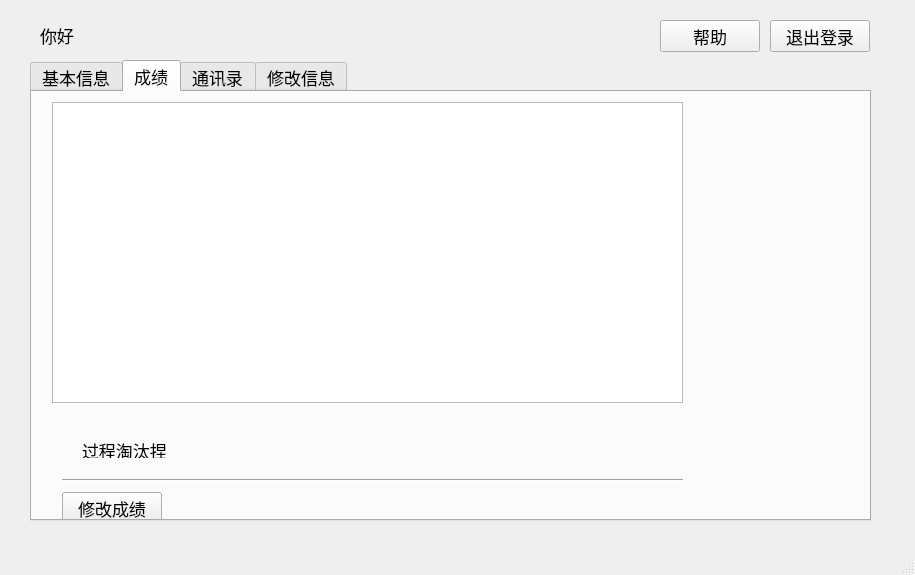
<?xml version="1.0" encoding="UTF-8"?>
<ui version="4.0">
 <class>studentView</class>
 <widget class="QMainWindow" name="studentView">
  <property name="geometry">
   <rect>
    <x>0</x>
    <y>0</y>
    <width>915</width>
    <height>575</height>
   </rect>
  </property>
  <property name="font">
   <font>
    <pointsize>13</pointsize>
   </font>
  </property>
  <property name="windowTitle">
   <string>学生终端</string>
  </property>
  <widget class="QWidget" name="centralwidget">
   <widget class="QTabWidget" name="tabWidget">
    <property name="geometry">
     <rect>
      <x>30</x>
      <y>60</y>
      <width>841</width>
      <height>461</height>
     </rect>
    </property>
    <property name="cursor">
     <cursorShape>OpenHandCursor</cursorShape>
    </property>
    <property name="currentIndex">
     <number>1</number>
    </property>
    <widget class="QWidget" name="basic_info">
     <attribute name="title">
      <string>基本信息</string>
     </attribute>
     <widget class="QPushButton" name="eidt_info">
      <property name="geometry">
       <rect>
        <x>20</x>
        <y>410</y>
        <width>100</width>
        <height>32</height>
       </rect>
      </property>
      <property name="text">
       <string>修改信息</string>
      </property>
     </widget>
     <widget class="QPushButton" name="edit_pwd">
      <property name="geometry">
       <rect>
        <x>140</x>
        <y>410</y>
        <width>100</width>
        <height>32</height>
       </rect>
      </property>
      <property name="text">
       <string>修改密码</string>
      </property>
     </widget>
     <widget class="Line" name="line">
      <property name="geometry">
       <rect>
        <x>10</x>
        <y>390</y>
        <width>791</width>
        <height>16</height>
       </rect>
      </property>
      <property name="orientation">
       <enum>Qt::Horizontal</enum>
      </property>
     </widget>
     <widget class="QWidget" name="layoutWidget">
      <property name="geometry">
       <rect>
        <x>490</x>
        <y>40</y>
        <width>311</width>
        <height>321</height>
       </rect>
      </property>
      <layout class="QGridLayout" name="gridLayout">
       <item row="0" column="0">
        <widget class="QLabel" name="label">
         <property name="text">
          <string>姓名</string>
         </property>
        </widget>
       </item>
       <item row="0" column="1">
        <widget class="QLineEdit" name="name_edit">
         <property name="readOnly">
          <bool>true</bool>
         </property>
        </widget>
       </item>
       <item row="1" column="0">
        <widget class="QLabel" name="label_2">
         <property name="text">
          <string>学号</string>
         </property>
        </widget>
       </item>
       <item row="1" column="1">
        <widget class="QLineEdit" name="id_edit">
         <property name="readOnly">
          <bool>true</bool>
         </property>
        </widget>
       </item>
       <item row="2" column="0">
        <widget class="QLabel" name="label_10">
         <property name="text">
          <string>出生日期</string>
         </property>
        </widget>
       </item>
       <item row="2" column="1">
        <widget class="QLineEdit" name="birthday_edit">
         <property name="readOnly">
          <bool>true</bool>
         </property>
        </widget>
       </item>
       <item row="3" column="0">
        <widget class="QLabel" name="label_11">
         <property name="text">
          <string>地址</string>
         </property>
        </widget>
       </item>
       <item row="3" column="1">
        <widget class="QLineEdit" name="adress">
         <property name="readOnly">
          <bool>true</bool>
         </property>
        </widget>
       </item>
       <item row="4" column="0">
        <widget class="QLabel" name="label_12">
         <property name="text">
          <string>性别</string>
         </property>
        </widget>
       </item>
       <item row="4" column="1">
        <widget class="QLineEdit" name="gender_edit">
         <property name="readOnly">
          <bool>true</bool>
         </property>
        </widget>
       </item>
       <item row="5" column="0">
        <widget class="QLabel" name="label_3">
         <property name="text">
          <string>电话</string>
         </property>
        </widget>
       </item>
       <item row="5" column="1">
        <widget class="QLineEdit" name="tel_edit">
         <property name="readOnly">
          <bool>true</bool>
         </property>
        </widget>
       </item>
       <item row="6" column="0">
        <widget class="QLabel" name="label_4">
         <property name="text">
          <string>EMail</string>
         </property>
        </widget>
       </item>
       <item row="6" column="1">
        <widget class="QLineEdit" name="email_edit">
         <property name="readOnly">
          <bool>true</bool>
         </property>
        </widget>
       </item>
      </layout>
     </widget>
    </widget>
    <widget class="QWidget" name="scores">
     <attribute name="title">
      <string>成绩</string>
     </attribute>
     <widget class="QTableView" name="scores_tableView">
      <property name="geometry">
       <rect>
        <x>20</x>
        <y>10</y>
        <width>631</width>
        <height>301</height>
       </rect>
      </property>
     </widget>
     <widget class="QPushButton" name="pushButton">
      <property name="geometry">
       <rect>
        <x>30</x>
        <y>400</y>
        <width>100</width>
        <height>32</height>
       </rect>
      </property>
      <property name="text">
       <string>修改成绩</string>
      </property>
     </widget>
     <widget class="Line" name="line_3">
      <property name="geometry">
       <rect>
        <x>30</x>
        <y>380</y>
        <width>621</width>
        <height>16</height>
       </rect>
      </property>
      <property name="orientation">
       <enum>Qt::Horizontal</enum>
      </property>
     </widget>
     <widget class="QLabel" name="label_5">
      <property name="geometry">
       <rect>
        <x>50</x>
        <y>350</y>
        <width>191</width>
        <height>16</height>
       </rect>
      </property>
      <property name="text">
       <string>过程淘汰捏</string>
      </property>
     </widget>
    </widget>
    <widget class="QWidget" name="contact">
     <attribute name="title">
      <string>通讯录</string>
     </attribute>
     <widget class="QPushButton" name="create_contact_Button">
      <property name="geometry">
       <rect>
        <x>20</x>
        <y>400</y>
        <width>100</width>
        <height>32</height>
       </rect>
      </property>
      <property name="text">
       <string>创建联系人</string>
      </property>
     </widget>
     <widget class="QTableView" name="contact_tableView">
      <property name="geometry">
       <rect>
        <x>10</x>
        <y>10</y>
        <width>691</width>
        <height>351</height>
       </rect>
      </property>
     </widget>
     <widget class="QPushButton" name="delete_contact_button">
      <property name="geometry">
       <rect>
        <x>130</x>
        <y>400</y>
        <width>100</width>
        <height>32</height>
       </rect>
      </property>
      <property name="text">
       <string>删除联系人</string>
      </property>
     </widget>
     <widget class="QPushButton" name="edit_contact_button">
      <property name="geometry">
       <rect>
        <x>240</x>
        <y>400</y>
        <width>100</width>
        <height>32</height>
       </rect>
      </property>
      <property name="text">
       <string>编辑联系人</string>
      </property>
     </widget>
     <widget class="Line" name="line_2">
      <property name="geometry">
       <rect>
        <x>10</x>
        <y>380</y>
        <width>801</width>
        <height>16</height>
       </rect>
      </property>
      <property name="orientation">
       <enum>Qt::Horizontal</enum>
      </property>
     </widget>
    </widget>
    <widget class="QWidget" name="edit_info">
     <attribute name="title">
      <string>修改信息</string>
     </attribute>
    </widget>
   </widget>
   <widget class="QLabel" name="welcome_banal_label">
    <property name="geometry">
     <rect>
      <x>40</x>
      <y>20</y>
      <width>91</width>
      <height>31</height>
     </rect>
    </property>
    <property name="text">
     <string>你好</string>
    </property>
   </widget>
   <widget class="QPushButton" name="help_button">
    <property name="geometry">
     <rect>
      <x>660</x>
      <y>20</y>
      <width>100</width>
      <height>32</height>
     </rect>
    </property>
    <property name="text">
     <string>帮助</string>
    </property>
   </widget>
   <widget class="QPushButton" name="exitbutton">
    <property name="geometry">
     <rect>
      <x>770</x>
      <y>20</y>
      <width>100</width>
      <height>32</height>
     </rect>
    </property>
    <property name="text">
     <string>退出登录</string>
    </property>
   </widget>
  </widget>
  <widget class="QStatusBar" name="statusbar">
   <property name="enabled">
    <bool>true</bool>
   </property>
  </widget>
  <action name="actionhi">
   <property name="text">
    <string>hi</string>
   </property>
  </action>
  <action name="actionhi_2">
   <property name="text">
    <string>hi</string>
   </property>
  </action>
  <action name="actionpo">
   <property name="text">
    <string>po</string>
   </property>
  </action>
  <action name="actionlin">
   <property name="text">
    <string>lin'</string>
   </property>
  </action>
  <action name="action_4">
   <property name="text">
    <string>???</string>
   </property>
  </action>
 </widget>
 <resources/>
 <connections/>
</ui>
